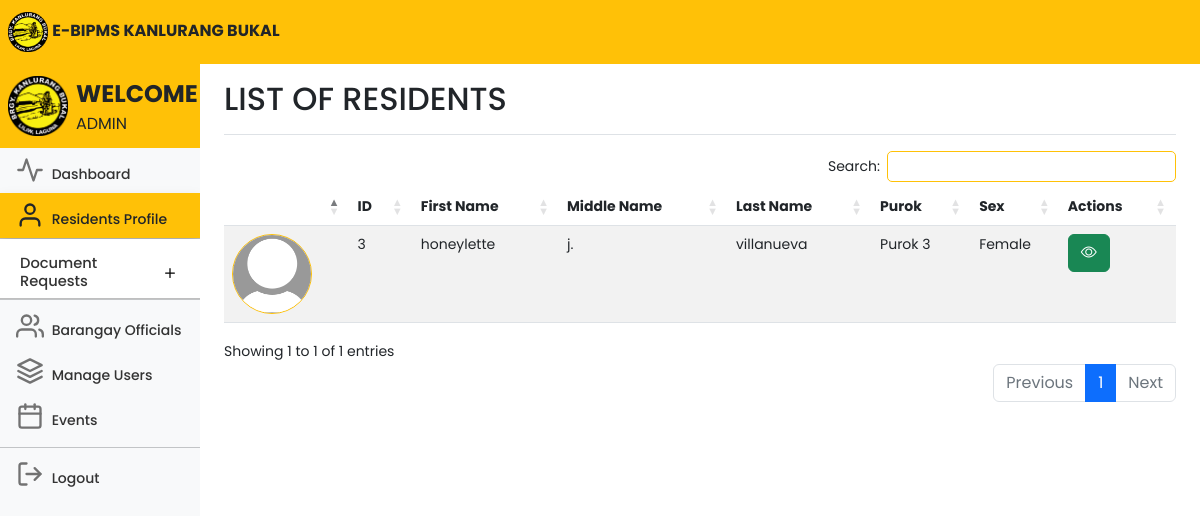
Before: /adminresidents.php (signed in) with the older database file.
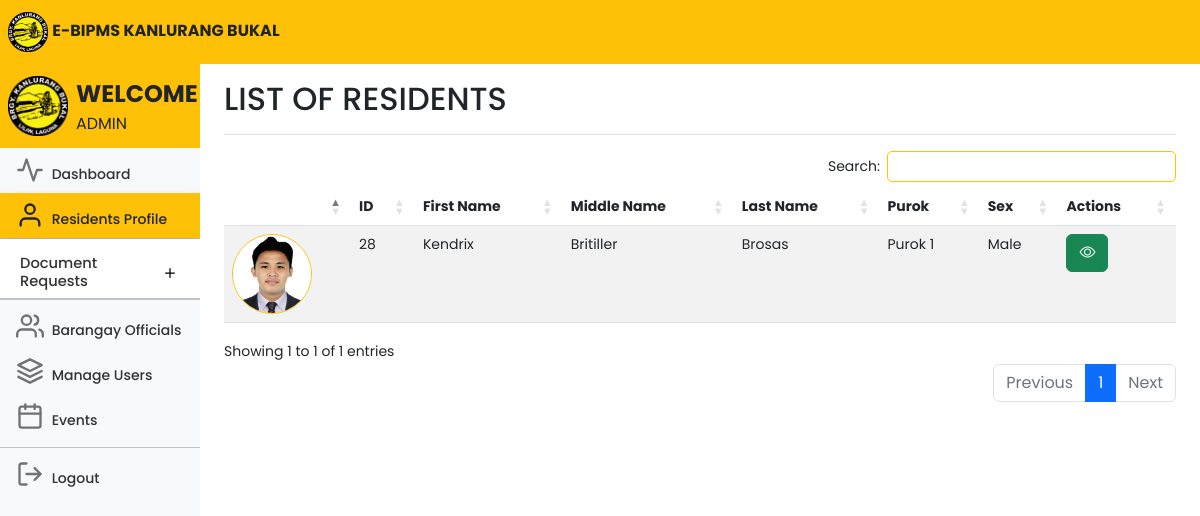
After: the same page with the newer database file.
### tables this page shows
CREATE TABLE `users` (
  `id` int(11) NOT NULL,
  `userID` varchar(100) NOT NULL,
  `firstname` varchar(100) NOT NULL,
  `middlename` varchar(100) NOT NULL,
  `lastname` varchar(100) NOT NULL,
  `sex` varchar(100) NOT NULL,
  `birthday` varchar(100) NOT NULL,
  `age` int(11) NOT NULL,
  `house_no` varchar(100) NOT NULL,
  `purok` varchar(100) NOT NULL,
  `civilstatus` varchar(100) NOT NULL,
  `voter` varchar(100) NOT NULL,
  `is_special_group` tinyint(1) NOT NULL,
  `specialgroup` varchar(100) NOT NULL,
  `members` int(11) NOT NULL,
  `housingstatus` varchar(100) NOT NULL,
  `employmentstatus` varchar(100) NOT NULL,
  `phonenumber` varchar(15) NOT NULL,
  `email` varchar(100) NOT NULL,
  `username` varchar(100) NOT NULL,
  `password` varchar(100) NOT NULL,
  `profile_picture` varchar(255) NOT NULL,
  `status` text NOT NULL
);

### adminresidents.php (the view, shortened to what this page needs)
<!DOCTYPE html>
<html lang="en">
<head>
	<link rel="stylesheet" href="https://cdn.jsdelivr.net/npm/bootstrap-icons@1.10.5/font/bootstrap-icons.css">
	<link href="css/bootstrap.min.css" rel="stylesheet">
	<link rel="stylesheet" href="css/style.css">
	<link rel="stylesheet" href="DataTables/datatables.css" />
	<link rel="stylesheet"
		href="https://cdnjs.cloudflare.com/ajax/libs/twitter-bootstrap/5.2.0/css/bootstrap.min.css" />
	<link rel="stylesheet" href="https://cdn.datatables.net/1.13.4/css/dataTables.bootstrap5.min.css" />
	<link rel="stylesheet" href="https://cdn.datatables.net/buttons/2.3.6/css/buttons.dataTables.min.css" />
	<link href="dashboard.css" rel="stylesheet">
</head>
<body>
	<header class="navbar navbar-light sticky-top bg-warning flex-md-nowrap p-0 ">
		<a class="navbar-brand px-2 fs-6 text-dark">
			<img src="kanlurangbukal.png" width="40">
			<b>E-BIPMS KANLURANG BUKAL</b>
		</a>
	</header>
	<div class="container-fluid">
		<div class="row">
			<nav id="sidebarMenu" class="col-md-3 col-lg-2 d-md-block bg-body-tertiary sidebar collapse">
				<div class="position-sticky pt-2 mt-2 sidebar-sticky bg-light">
					<ul class="nav flex-column">
						<a class="navbar-brand px-2 fs-6 bg-warning">
							<img class="float-start" src="kanlurangbukal.png" width="60">
							<span class="fs-4 px-2 text-dark"><b>WELCOME</b></span>
							<br>
							<span class="fs-6 px-2 text-dark" style="text-transform: uppercase;">
								<?php echo $_SESSION['user'] ?>
							</span>
						</a>
						<li class="nav-item fs-7">
							<a class="nav-link" aria-current="page" href="adminhome.php">
								<span data-feather="activity" class="align-text-bottom feather-48"></span>
								Dashboard
							</a>
						</li>
						<li class="nav-item fs-7">
							<a class="nav-link text-dark bg-warning active shadow">
								<span data-feather="user" class="align-text-bottom feather-48"></span>
								Residents Profile
							</a>
						</li>
						<li class="nav-item fs-7">
							<div class="accordion accordion-flush" id="accordionFlushExample">
								<div class="accordion-item">
									<h2 class="accordion-header fs-7">
										<button class="accordion-button collapsed fs-7 pt-3 pb-2 nav-link"
											style="font-size:11pt;" type="button" data-bs-toggle="collapse"
											data-bs-target="#flush-collapseOne" aria-expanded="false"
											aria-controls="flush-collapseOne">
											Document Requests
										</button>
									</h2>
									<hr class="mt-0 mb-0">
								</div>
						</li>
						<hr class="mt-0 mb-1">
						<li class="nav-item fs-7">
							<a class="nav-link" href="adminofficials.php">
								<span data-feather="users" class="align-text-bottom feather-48"></span>
								Barangay Officials
							</a>
						</li>
						<li class="nav-item fs-7">
							<a class="nav-link" href="adminusers.php">
								<span data-feather="layers" class="align-text-bottom feather-48"></span>
								Manage Users
							</a>
						</li>
						<li class="nav-item fs-7">
							<a class="nav-link" href="adminevents.php">
								<span data-feather="calendar" class="align-text-bottom feather-48"></span>
								Events
							</a>
						</li>
						<hr class="mt-2 mb-1">
						<li class="nav-item fs-7">
							<a class="nav-link" href="adminlogout.php">
								<span data-feather="log-out" class="align-text-bottom feather-48"></span>
								Logout
							</a>
						</li>
					</ul>
				</div>
			</nav>
			<main class="col-md-9 ms-sm-auto col-lg-10 px-md-4">
				<div
					class="d-flex justify-content-between flex-wrap flex-md-nowrap align-items-center pt-3 pb-2 mb-3 border-bottom">
					<h1 class="h2">LIST OF RESIDENTS</h1>
				</div>
				<div class="table-responsive">
					<div class="data_table">
						<table id="myTable" class="table table-striped" style="width:100%">
							<thead>
								<tr>
									<th scope="col"></th>
									<th scope="col">ID</th>
									<th scope="col">First Name</th>
									<th scope="col">Middle Name</th>
									<th scope="col">Last Name</th>
									<th scope="col">Purok</th>
									<th scope="col">Sex</th>
									<th scope="col">Actions</th>
								</tr>
							</thead>
							<tbody>
								<?php
								include 'conn.php';
								$query = "SELECT * FROM users";
								$query_run = mysqli_query($conn, $query);
								if (mysqli_num_rows($query_run) > 0) {
									foreach ($query_run as $items) {
										?>
										<tr>
											<td style="display: block; margin-left: auto; margin-right: auto;">
												<?php
												if (!empty($items['profile_picture'])) {
													echo '<img class="rounded-circle border border-warning" src="' . $items['profile_picture'] . '" alt="Profile Picture" width="80">';
												} else {
													echo '<img class="rounded-circle border border-warning" src="default-profile-pic.jpg" alt="Profile Picture" width="80">';
												}
												?>
											</td>
											<td>
												<?= $items['id']; ?>
											</td>
											<td>
												<?= $items['firstname']; ?>
											</td>
											<td>
												<?= $items['middlename']; ?>
											</td>
											<td>
												<?= $items['lastname']; ?>
											</td>
											<td>
												<?= $items['purok']; ?>
											</td>
											<td>
												<?= $items['sex']; ?>
											</td>
											<td class="text-right">
												<div class="btn-group me-2">
													<button type="button" class="btn btn-success" data-bs-toggle="modal"
														data-bs-target="#viewModal<?= $items['id']; ?>">
														<i class="bi bi-eye"></i>
													</button>
												</div>
											</td>
										</tr>
										<?php
									}
								}
								?>
							</tbody>
						</table>
					</div>
				</div>
			</main>
		</div>
	</div>
</body>
</html>

### css/style.css (style rules this page uses)
* { margin: 0; padding: 0; font-size: 10; font-family: 'Poppins', sans-serif; }

### DataTables/datatables.css (style rules this page uses)
:root { --dt-row-selected: 13, 110, 253; --dt-row-selected-text: 255, 255, 255; --dt-row-selected-link: 9, 10, 11; }
table.dataTable thead > tr > th.sorting, table.dataTable thead > tr > th.sorting_asc, table.dataTable thead > tr > th.sorting_desc, table.dataTable thead > tr > th.sorting_asc_disabled, table.dataTable thead > tr > th.sorting_desc_disabled, table.dataTable thead > tr > td.sorting, table.dataTable thead > tr > td.sorting_asc, table.dataTable thead > tr > td.sorting_desc, table.dataTable thead > tr > td.sorting_asc_disabled, table.dataTable thead > tr > td.sorting_desc_disabled { cursor: pointer; position: relative; padding-right: 26px; }
table.dataTable thead > tr > th.sorting:before, table.dataTable thead > tr > th.sorting:after, table.dataTable thead > tr > th.sorting_asc:before, table.dataTable thead > tr > th.sorting_asc:after, table.dataTable thead > tr > th.sorting_desc:before, table.dataTable thead > tr > th.sorting_desc:after, table.dataTable thead > tr > th.sorting_asc_disabled:before, table.dataTable thead > tr > th.sorting_asc_disabled:after, table.dataTable thead > tr > th.sorting_desc_disabled:before, table.dataTable thead > tr > th.sorting_desc_disabled:after, table.dataTable thead > tr > td.sorting:before, table.dataTable thead > tr > td.sorting:after, table.dataTable thead > tr > td.sorting_asc:before, table.dataTable thead > tr > td.sorting_asc:after, table.dataTable thead > tr > td.sorting_desc:before, table.dataTable thead > tr > td.sorting_desc:after, table.dataTable thead > tr > td.sorting_asc_disabled:before, table.dataTable thead > tr > td.sorting_asc_disabled:after, table.dataTable thead > tr > td.sorting_desc_disabled:before, table.dataTable thead > tr > td.sorting_desc_disabled:after { position: absolute; display: block; opacity: 0.125; right: 10px; line-height: 9px; font-size: 0.8em; }
table.dataTable thead > tr > th.sorting:before, table.dataTable thead > tr > th.sorting_asc:before, table.dataTable thead > tr > th.sorting_desc:before, table.dataTable thead > tr > th.sorting_asc_disabled:before, table.dataTable thead > tr > th.sorting_desc_disabled:before, table.dataTable thead > tr > td.sorting:before, table.dataTable thead > tr > td.sorting_asc:before, table.dataTable thead > tr > td.sorting_desc:before, table.dataTable thead > tr > td.sorting_asc_disabled:before, table.dataTable thead > tr > td.sorting_desc_disabled:before { bottom: 50%; content: "▲"; content: "▲"/""; }
table.dataTable thead > tr > th.sorting:after, table.dataTable thead > tr > th.sorting_asc:after, table.dataTable thead > tr > th.sorting_desc:after, table.dataTable thead > tr > th.sorting_asc_disabled:after, table.dataTable thead > tr > th.sorting_desc_disabled:after, table.dataTable thead > tr > td.sorting:after, table.dataTable thead > tr > td.sorting_asc:after, table.dataTable thead > tr > td.sorting_desc:after, table.dataTable thead > tr > td.sorting_asc_disabled:after, table.dataTable thead > tr > td.sorting_desc_disabled:after { top: 50%; content: "▼"; content: "▼"/""; }
table.dataTable thead > tr > th.sorting_asc:before, table.dataTable thead > tr > th.sorting_desc:after, table.dataTable thead > tr > td.sorting_asc:before, table.dataTable thead > tr > td.sorting_desc:after { opacity: 0.6; }
table.dataTable thead th, table.dataTable thead td, table.dataTable tfoot th, table.dataTable tfoot td { text-align: left; }
table.dataTable { clear: both; margin-top: 6px !important; margin-bottom: 6px !important; max-width: none !important; border-collapse: separate !important; border-spacing: 0; }
table.dataTable td, table.dataTable th { -webkit-box-sizing: content-box; box-sizing: content-box; }
table.dataTable.table-striped > tbody > tr:nth-of-type(2n+1) > * { box-shadow: none; }
table.dataTable > tbody > tr { background-color: transparent; }
table.dataTable.table-striped > tbody > tr.odd > * { box-shadow: inset 0 0 0 9999px rgba(0, 0, 0, 0.05); }

### adminresidents.php (style rules this page uses)
.accordion { --bs-accordion-active-bg: #ffc107; --bs-accordion-active-color: #212529; --bs-accordion-btn-focus-box-shadow: none; }
.accordion-button::after { transition: all 0.5s; }

Changed rows visible on the page:
removed users: id "3", firstname "honeylette", middlename "j.", lastname "villanueva", purok "Purok 3", sex "Female"
added users: profile_picture (picture), id "28", firstname "Kendrix", middlename "Britiller", lastname "Brosas", purok "Purok 1", sex "Male"
